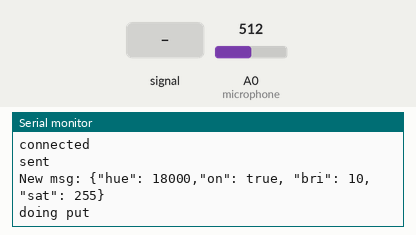
Simulated run of this sketch. Board: Arduino Uno, built with avr-gcc and run on an emulated ATmega328P. Shown: the last lines printed to the serial monitor. The inputs (shaded band) are chosen by the test bench; at power-on: A0 (microphone) = 512. WiFi joins after 1.5 s; servers stay silent unless stated.

Above: at 3.9 s.
4.0 s: A0 (microphone) fed a 200 Hz sine of ±460 counts around its level
5.5 s: A0 (microphone) set to 716
At 6.8 s:
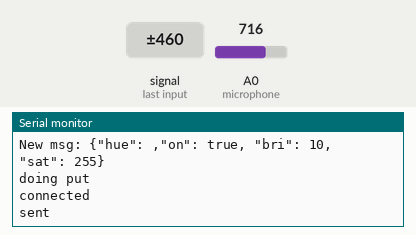
7.0 s: A0 (microphone) set to 900
At 7.6 s:
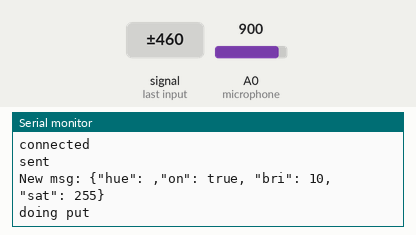
Timing chart, 0 to 10.0 s (numbered marks = the images above; inputs shaded):
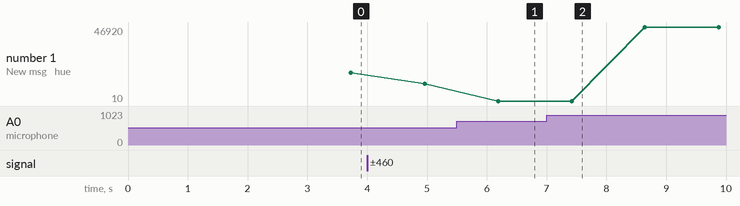

Measured:
- after the input at 5.5 s, the serial monitor: prints a new line after 0.69 s (image 1)
- plotted number 1: 18000 → 11000 after the input at 4.0 s, 10 → 46920 after the input at 7.0 s

The sketch:

noise_meter.ino
```cpp
#include <SPI.h>
#include <Ethernet.h>

//Colors
String BLUE = "46920";
String GREEN = "25500";
String YELLOW = "18000";
String ORANGE = "11000";
String RED = "0";

//Msg
String MSG_START = "{\"hue\": ";
String MSG_END = ",\"on\": true, \"bri\": 10, \"sat\": 255}";


int microphone = 0;  //A0:  theoretically returns values between 0 and 1023, actually it is between 300 and 700.
int accumulatedMeassures = 0;
int totalMeassures = 0;
int accumulatedLevel = 0;
int counter = 0;

//Mac address of the ethernet shield
byte mac[] = {  0x90, 0xA2, 0xDA, 0x00, 0x79, 0xC1 };
//Philips Hue server
//IPAddress server(10,164,37,209);
IPAddress server(10,48,1,158);
//int port = 4444;
int port = 80;

EthernetClient client;


void setup(){
  Serial.begin(9600);

  //check for correct initialization
  if (Ethernet.begin(mac) == 0) {
    Serial.println("Failed to configure Ethernet using DHCP");
    // no point in carrying on, so do nothing forevermore:
    for(;;)
      ;
  }
  delay(1000);


  //Initialize it to pink
  Serial.println("Initializing to pink");
  do_put("newdeveloper", "1", "{\"hue\": 56100,\"on\": true, \"bri\": 10, \"sat\": 255}");

}

void loop()
{
  delay (10);

  //meassures taken for 1 second, calculate avg and change lightbulb color
  if (counter == 100){

    int avgMeassure = accumulatedMeassures / totalMeassures;
    int level = getNoiseLevel(avgMeassure);
    String color = toColor(level);

    //create the msg with the color
    String msg = MSG_START + color;
    msg += MSG_END;
    Serial.print("New msg: ");
    Serial.println(msg);

    //change color
    do_put("newdeveloper", "1", msg);

    //restart
    counter = 0;
    totalMeassures = 0;
    accumulatedMeassures = 0;
  }
  //continue taking meassures
  else {
    int noiseMeassure = getAnalogValue();
    //if the microphone is no acting funny (note to self, buy a better microphone)
    if (noiseMeassure != 0){
      totalMeassures++;
      accumulatedMeassures += noiseMeassure;
    }

    counter++;
  }

}

//normalizes the microphone noise value
int getAnalogValue(){
  int ANALOG_BASE = 300; //base noise level for the used microphone
  int analogValue = analogRead(microphone);
  //sometimes the use microphone returns 0 :-/
  if (analogValue <= ANALOG_BASE){
    analogValue = ANALOG_BASE;
  }
  analogValue = analogValue - ANALOG_BASE;
  return analogValue;
}

//returns values between 0 and 4
int getNoiseLevel(int analogValue){
  int noiseLevel = analogValue / 100; //five noise leves [0..4]. analogValue takes values [0..400] (700-300)
  return noiseLevel;
}

//gives the color for each level
String toColor(int level){
  String color = "";
  if (level == 0){
    color = BLUE;
  } else if (level == 1){
    color = GREEN;
  } else if (level == 2){
    color = YELLOW;
  } else if (level == 3){
    color = ORANGE;
  } else if (level == 4){
    color = RED;
  }

  return color;
}

void do_put(String username, String id, String msg){
  Serial.println("doing put");

  String postData = msg;


  if (client.connect(server, port)) {
    Serial.println("connected");
    client.print("PUT ");
    client.print("/api/");
    client.print(username);
    client.print("/lights/");
    client.print(id);
    client.print("/state");
    client.println(" HTTP/1.1");
    client.println("Host: 10.164.37.209");
    client.println("Content-Type: application/json");
    client.println("Connection: close");
    client.print("Content-Length: ");
    client.println(postData.length());
    client.println();
    client.println(postData);
    Serial.println("sent");
    client.stop();
  }
  else {
    Serial.println("connection failed");
  }
}
```
